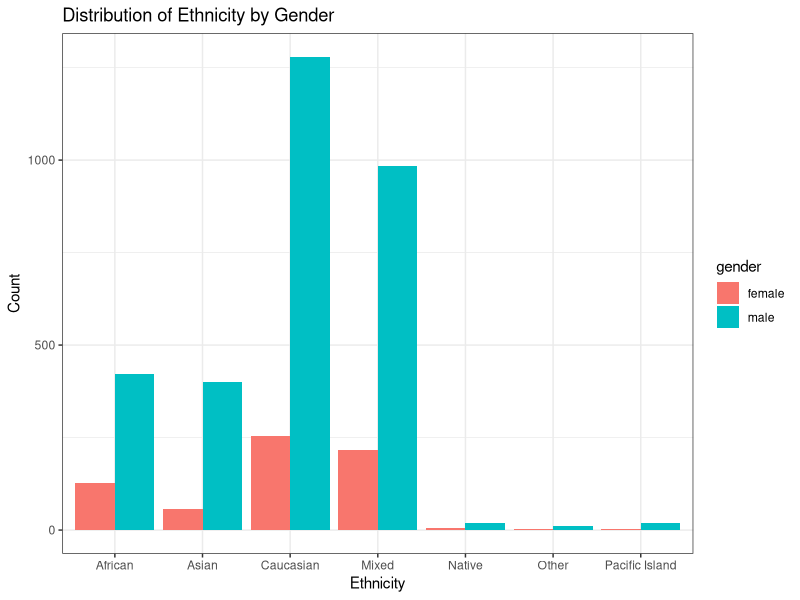
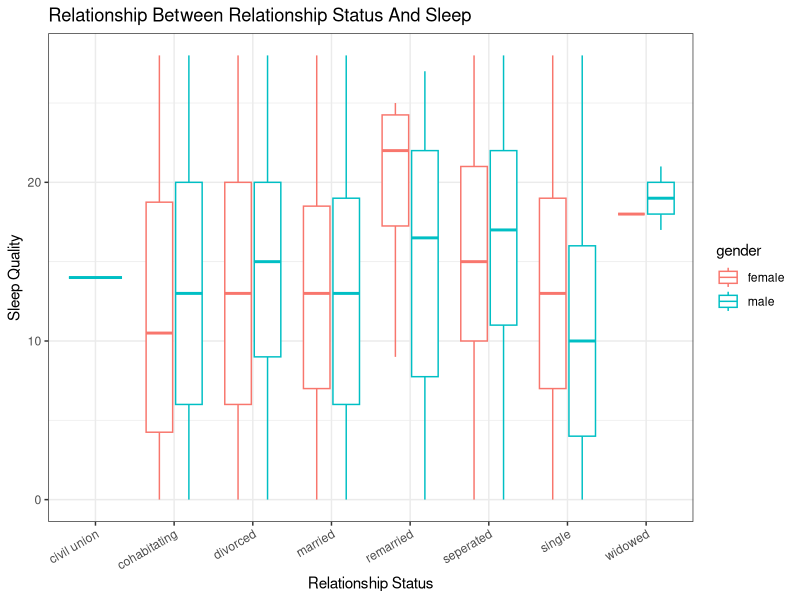
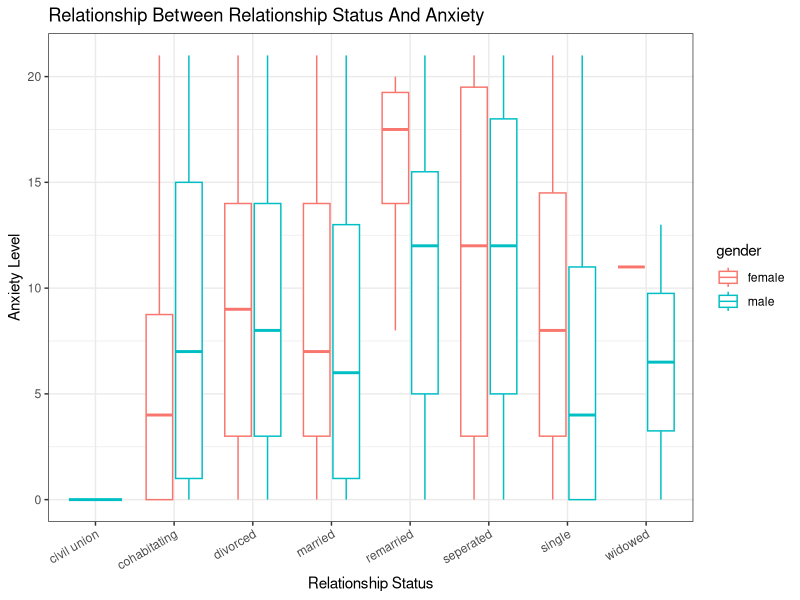
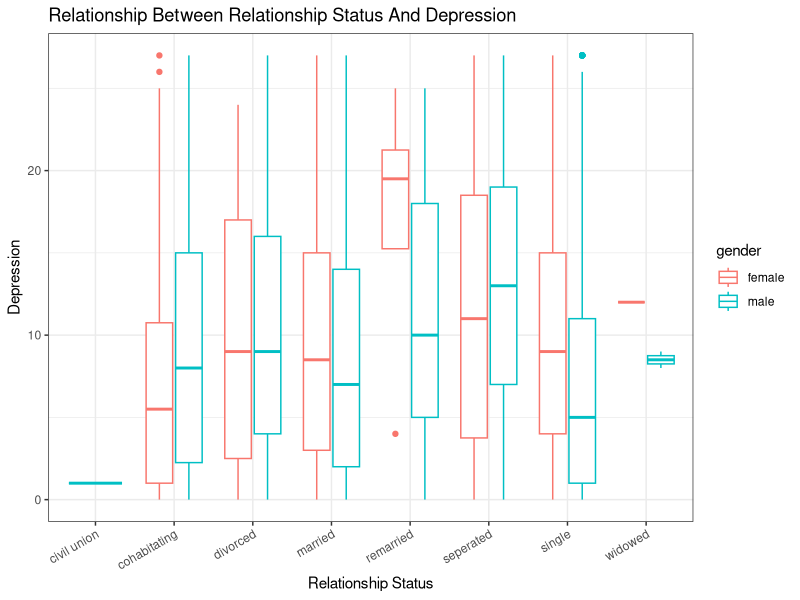
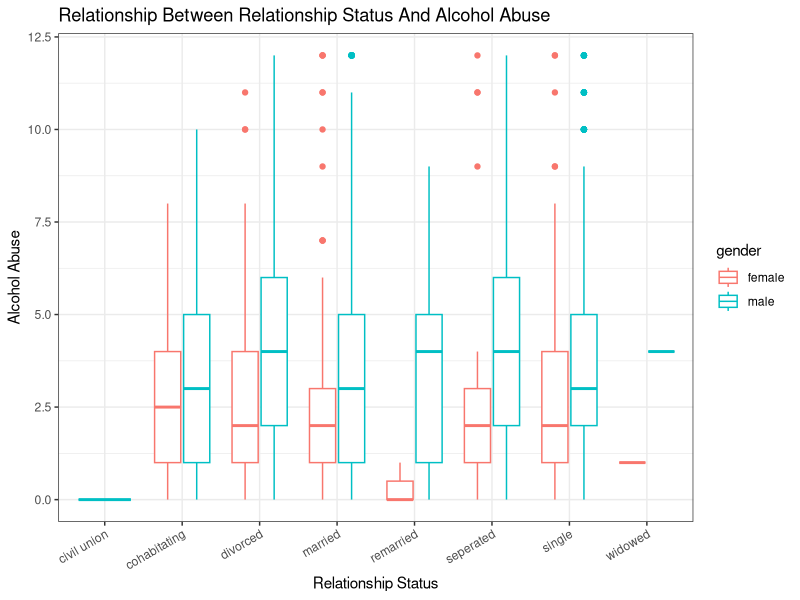
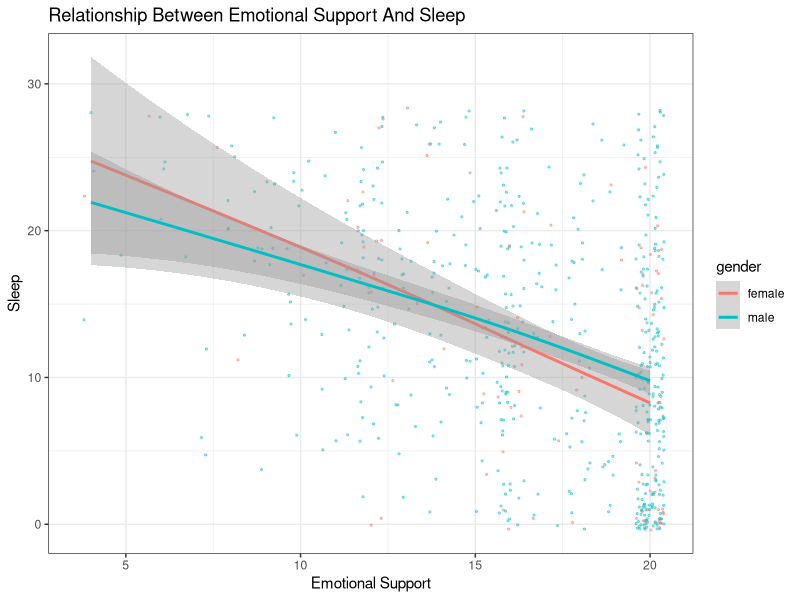
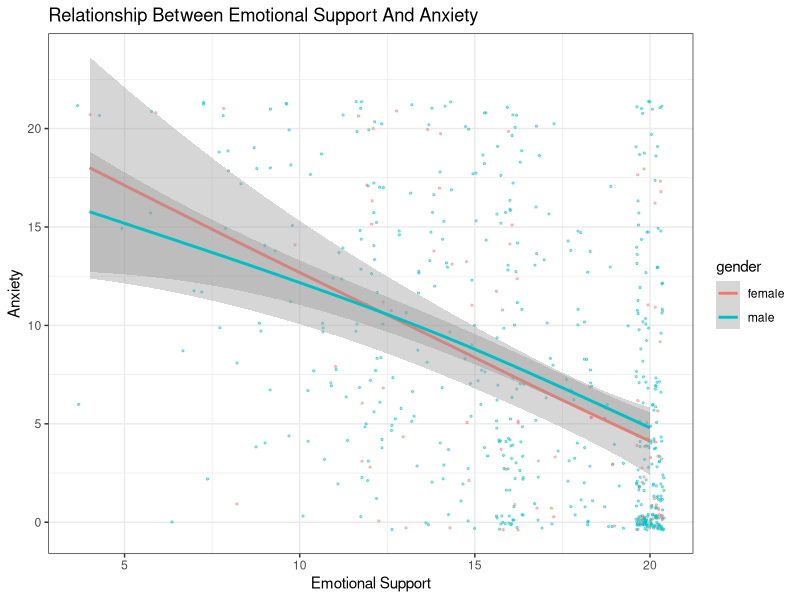

Source code (R) for these figures, in order:
## ---- chunk 1
knitr::opts_chunk$set(echo=FALSE, warning=FALSE, message=FALSE)
library(tidyverse)
## ---- chunk 2
data <- readxl::read_xlsx("PSYC201a.xlsx")
## ---- chunk 3
# select varables of interest
data <- data %>% 
  select(-2,-13)

# rename the columns
data <- rename(data,"gender"="demo_gender",
                    "Hispanic"="demo_ethnic",
                    "Caucasian"="demo_racewhite",
                    "African"="demo_race_black",
                    "Native"="demo_race_amind",
                    "Pacific_Island"="demo_race_pacisl",
                    "Asian"="demo_race_asian",
                    "Other"="demo_race_oth",
                    "Unclassified"="demo_race_decline",
                    "Age"="Calculate999age",
                    "Relationship"="demo_relationship",
                    "ServiceType"="serv_type_0",
                    "ServiceBranch"="serv_branch_0",
                    "ServiceDeployCount"="serv_deploy_count") 
## ---- chunk 4
data <- data %>%
  mutate (Hispanic=as.character(Hispanic),
         Caucasian=as.character(Caucasian),
         African=as.character(African),
         Native=as.character(Native),
         Pacific_Island=as.character(Pacific_Island),
         Asian=as.character(Asian),
         Other=as.character(Other),
         Unclassified=as.character(Unclassified))
## ---- chunk 5
# replace all "999"s with "NA"
data[data==999]=NA
data <- data %>%
  filter(!is.na(gender)) %>%
  filter(!is.na(Caucasian)) %>%
  filter(!is.na(Hispanic)) %>%
  filter(!is.na(African)) %>%
  filter(!is.na(Native)) %>%
  filter(!is.na(Pacific_Island)) %>%
  filter(!is.na(Asian)) %>%
  filter(!is.na(Other)) %>%
  filter(!is.na(Unclassified)) %>%
  filter(!is.na(Relationship))
## ---- chunk 6
data <- unite(data, Ethnics, Hispanic, Caucasian, African, Native, Pacific_Island, Asian, Other, Unclassified, sep="", remove=FALSE)

data$Ethnics[data$Ethnics=="10000000"]="Hispanic"
data$Ethnics[data$Ethnics=="01000000"]="Caucasian"
data$Ethnics[data$Ethnics=="00100000"]="African"
data$Ethnics[data$Ethnics=="00010000"]="Native"
data$Ethnics[data$Ethnics=="00001000"]="Pacific Island"
data$Ethnics[data$Ethnics=="00000100"]="Asian"
data$Ethnics[data$Ethnics=="00000010"]="Other"
data$Ethnics[data$Ethnics=="00000001"]="Unclassified"

data$Ethnics[!(data$Ethnics %in% c("Hispanic","Caucasian","African","Native","Pacific Island","Asian","Other","Unclassified"))]="Mixed"
## ---- chunk 7
# filter out unreasonable cases
data <- data %>% 
  filter(Age<100) %>%
  filter(Age>18)
## ---- chunk 8
data$gender[data$gender==2]="female"
data$gender[data$gender==1]="male"
## ---- chunk 9
#rename relationships
data$Relationship=as.character(data$Relationship)
data$Relationship[data$Relationship=="1"]="single"
data$Relationship[data$Relationship=="2"]="married"
data$Relationship[data$Relationship=="3"]="seperated"
data$Relationship[data$Relationship=="4"]="divorced"
data$Relationship[data$Relationship=="5"]="cohabitating"
data$Relationship[data$Relationship=="6"]="civil union"
data$Relationship[data$Relationship=="7"]="remarried"
data$Relationship[data$Relationship=="8"]="widowed"

#recode service type
data$ServiceType = as.character(data$ServiceType)
data$ServiceType[data$ServiceType == "1"] = "Active Duty"
data$ServiceType[data$ServiceType == "2"] = "Reserve"
data$ServiceType[data$ServiceType == "3"] = "Guard"

#recode service branch
data$ServiceBranch = as.character(data$ServiceBranch)
data$ServiceBranch[data$ServiceBranch == "1"] = "Army"
data$ServiceBranch[data$ServiceBranch == "2"] = "Air Force"
data$ServiceBranch[data$ServiceBranch == "3"] = "Coast Guard"
data$ServiceBranch[data$ServiceBranch == "4"] = "Marines"
data$ServiceBranch[data$ServiceBranch == "5"] = "National"
data$ServiceBranch[data$ServiceBranch == "6"] = "Navy"
## ---- chunk 10
#Hispanic
data %>%
  ggplot() +
  geom_bar(aes(x=Ethnics,fill=gender),stat="count",position = "dodge")+
  theme_bw() +
  labs(title = "Distribution of Ethnicity by Gender",
       x = "Ethnicity",
       y = "Count")
## ---- chunk 11
data %>%
  ggplot()+
  geom_boxplot(aes(x=Relationship,y = sleep_score, color = gender)) +
  labs(title = "Relationship Between Relationship Status And Sleep",
       x = "Relationship Status",
       y = "Sleep Quality") +
  theme_bw() +
  theme(axis.text.x=element_text(angle=30, hjust=1))

model_rel_sleep=lm(data=data,formula=sleep_score~Relationship+gender)
anova(model_rel_sleep)
## ---- chunk 12
data %>%
  ggplot() + 
  geom_boxplot(aes(x=Relationship,y = gad7_score, color = gender)) +
  labs(title = "Relationship Between Relationship Status And Anxiety",
       x = "Relationship Status",
       y = "Anxiety Level") +
  theme_bw() +
  theme(axis.text.x=element_text(angle=30, hjust=1))

model_rel_anx=lm(data=data,formula=gad7_score~Relationship+gender)
anova(model_rel_anx)
## ---- chunk 13
data %>%  
  ggplot() + 
  geom_boxplot(aes(x=Relationship,y = dep_score_phq9, color = gender)) +
  labs(title = "Relationship Between Relationship Status And Depression",
       x = "Relationship Status",
       y = "Depression") +
  theme_bw() +
  theme(axis.text.x=element_text(angle=30, hjust=1))

model_rel_dep=lm(data=data,formula=gad7_score~Relationship+gender)
anova(model_rel_dep)
## ---- chunk 14
data %>%  
  ggplot() + 
  geom_boxplot(aes(x=Relationship,y = alc_score_audit, color = gender)) +
  labs(title = "Relationship Between Relationship Status And Alcohol Abuse",
       x = "Relationship Status",
       y = "Alcohol Abuse") +
  theme_bw() +
  theme(axis.text.x=element_text(angle=30, hjust=1))

model_rel_alc=lm(data=data,formula=gad7_score~Relationship+gender)
anova(model_rel_alc)
## ---- chunk 15
data %>%
  ggplot(aes(x=es_score_promis,y = sleep_score, color = gender))+
  geom_jitter(alpha=0.4, size=0.5)+
  geom_smooth()+
  theme_bw()+
   labs(title = "Relationship Between Emotional Support And Sleep",
       x = "Emotional Support",
       y = "Sleep")

cor.test(data$es_score_promis,data$sleep_score)

model_es_gender_sleep=lm(data=data,formula=sleep_score~es_score_promis+gender)
anova(model_es_gender_sleep)
## ---- chunk 16
data %>%
  ggplot(aes(x=es_score_promis,y=gad7_score,color=gender))+
  geom_jitter(alpha=0.4, size=0.5)+
  geom_smooth()+
  theme_bw()+
  labs(title = "Relationship Between Emotional Support And Anxiety",
       x = "Emotional Support",
       y = "Anxiety")

cor.test(data$es_score_promis,data$gad7_score)

model_es_gender_anx=lm(data=data,formula=gad7_score~es_score_promis+gender)
anova(model_es_gender_anx)
